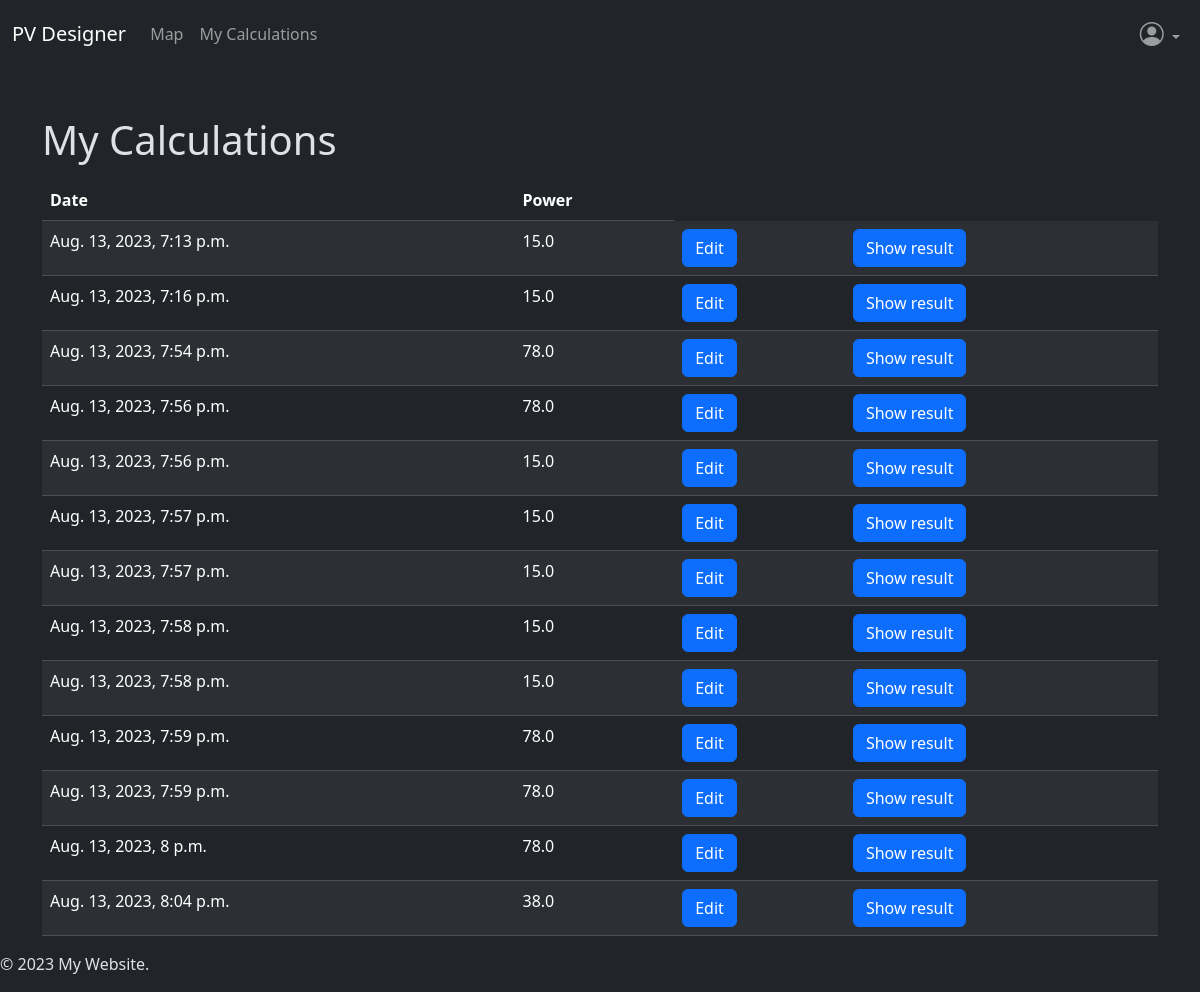
/calculations/ (signed in), run on an earlier commit of the app's database.
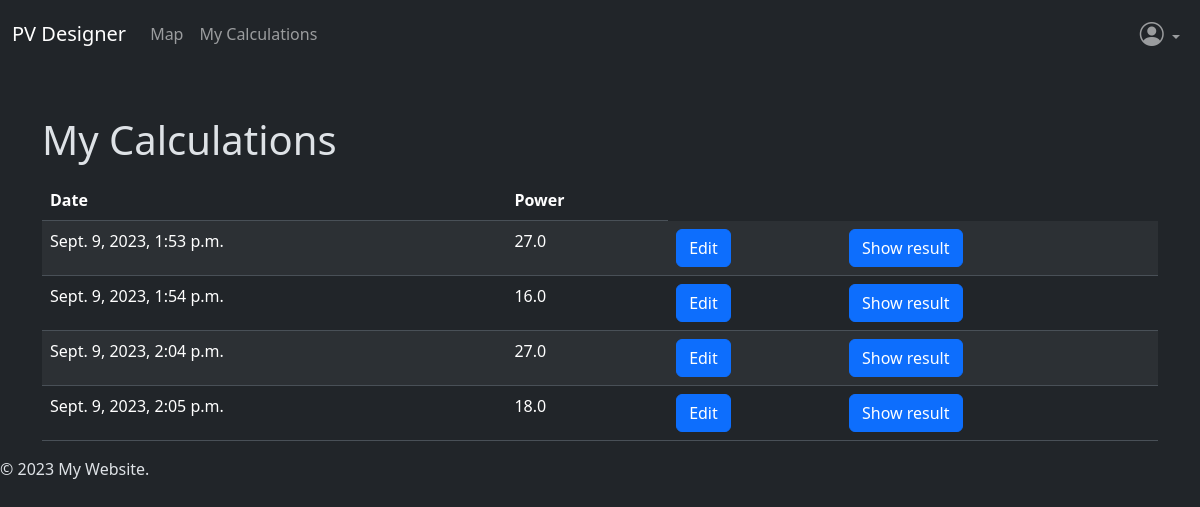
And on a later commit of the database.
### web_pv_designer/models.py (models this page shows, shortened)
class SolarPVCalculator(models.Model):
    user = models.ForeignKey(CustomUser, on_delete=models.CASCADE, null=True)
    installed_peak_power = models.FloatField()
    system_loss = models.FloatField()
    mounting_position = models.CharField(max_length=20, choices=(
        ('option1', 'Free standing'),
        ('option2', 'Roof added'),
    ))
    slope = models.FloatField()
    azimuth = models.FloatField()
    optimize_slope = models.BooleanField(default=False)
    optimize_slope_and_azimuth = models.BooleanField(default=False)
    pv_electricity_price = models.BooleanField(default=False)
    pv_system_cost = models.FloatField(blank=True, null=True)
    interest = models.FloatField(blank=True, null=True)
    lifetime = models.IntegerField(blank=True, null=True)
    latitude = models.FloatField(blank=True, null=True)
    longitude = models.FloatField(blank=True, null=True)
    created_at = models.DateTimeField(auto_now_add=True)
    map_data = models.ForeignKey(MapData, on_delete=models.CASCADE, null=True)

### web_pv_designer/views.py (the view)
# urls.py: path('calculations/', views.calculations_list, name='calculations'),
def calculations_list(request):
    records = SolarPVCalculator.objects.filter(user=request.user)
    context = {'records': records}
    return render(request, 'user_calculations.html', context)

### web_pv_designer/templates/user_calculations.html
{% extends 'base.html' %}
{% block content %}
    <div class="container mt-5">
        <h1>My Calculations</h1>
        <table class="table table-striped mt-3">
            <thead>
            <tr>
                <th>Date</th>
                <th>Power</th>
            </tr>
            </thead>
            <tbody>
            {% for record in records %}
                <tr>
                    <td>{{ record.created_at }}</td>
                    <td>{{ record.installed_peak_power }}</td>
                    <td><a href="{% url 'map' %}?record_id={{ record.map_data.id }}" class="btn btn-primary">Edit</a></td>
                    <td><a href="{% url 'get_pdf_result' %}?calculation_id={{ record.id }}" class="btn btn-primary">Show result</a></td>
                </tr>
            {% endfor %}
            </tbody>
        </table>
    </div>
{% endblock %}

### web_pv_designer/templates/base.html (shortened to what this page needs)
<!DOCTYPE html>
<html data-bs-theme="dark">
{% load static %}
<head>
    <link href="https://cdn.jsdelivr.net/npm/bootstrap@5.3.1/dist/css/bootstrap.min.css" rel="stylesheet"
>
    <link href="https://cdn.jsdelivr.net/npm/bootstrap-icons@1.7.2/font/bootstrap-icons.css" rel="stylesheet">
    <link rel="stylesheet" href="{% static 'style.css' %}">
</head>
<body>
<header>
    <nav class="navbar navbar-expand-lg navbar-dark bg-dark" id="main_nav">
        <div class="container-fluid">
            <a class="navbar-brand" href="{% url 'home' %}">PV Designer</a>
            <div class="collapse navbar-collapse" id="navbarNav">
                <ul class="navbar-nav me-auto mb-2 mb-lg-0">
                    <li class="nav-item">
                        <a class="nav-link" href="{% url 'map' %}">Map</a>
                    </li>
                    <li class="nav-item">
                        <a class="nav-link" href="{% url 'calculations' %}">My Calculations</a>
                    </li>
                </ul>
                <ul class="navbar-nav">
                    {% if user.is_authenticated %}
                        <li class="nav-item dropdown">
                            <a class="nav-link dropdown-toggle" href="#" id="userDropdown" role="button"
                               data-bs-toggle="dropdown" aria-expanded="false">
                                <i class="bi bi-person-circle" style="font-size: 24px;"></i>
                            </a>
                        </li>
                    {% endif %}
                </ul>
            </div>
        </div>
    </nav>
</header>
<main>
    {% block content %}{% endblock %}
</main>
<footer>
    <p>&copy; {% now "Y" %} My Website.</p>
</footer>
</body>
</html>

What changed in the data, as far as the page shows it:
removed SolarPVCalculator: created_at "Aug. 13, 2023, 7:56 p.m.", installed_peak_power "15.0"
removed SolarPVCalculator: created_at "Aug. 13, 2023, 7:57 p.m.", installed_peak_power "15.0"
removed SolarPVCalculator: created_at "Aug. 13, 2023, 7:57 p.m.", installed_peak_power "15.0"
removed SolarPVCalculator: created_at "Aug. 13, 2023, 7:58 p.m.", installed_peak_power "15.0"
removed SolarPVCalculator: created_at "Aug. 13, 2023, 7:58 p.m.", installed_peak_power "15.0"
removed SolarPVCalculator: created_at "Aug. 13, 2023, 7:59 p.m.", installed_peak_power "78.0"
removed SolarPVCalculator: created_at "Aug. 13, 2023, 7:59 p.m.", installed_peak_power "78.0"
removed SolarPVCalculator: created_at "Aug. 13, 2023, 8 p.m.", installed_peak_power "78.0"
removed SolarPVCalculator: created_at "Aug. 13, 2023, 8:04 p.m.", installed_peak_power "38.0"
changed SolarPVCalculator: created_at "Aug. 13, 2023, 7:13 p.m." → "Sept. 9, 2023, 1:53 p.m."; installed_peak_power "15.0" → "27.0"
changed SolarPVCalculator: created_at "Aug. 13, 2023, 7:16 p.m." → "Sept. 9, 2023, 1:54 p.m."; installed_peak_power "15.0" → "16.0"
changed SolarPVCalculator: created_at "Aug. 13, 2023, 7:54 p.m." → "Sept. 9, 2023, 2:04 p.m."; installed_peak_power "78.0" → "27.0"
changed SolarPVCalculator: created_at "Aug. 13, 2023, 7:56 p.m." → "Sept. 9, 2023, 2:05 p.m."; installed_peak_power "78.0" → "18.0"
